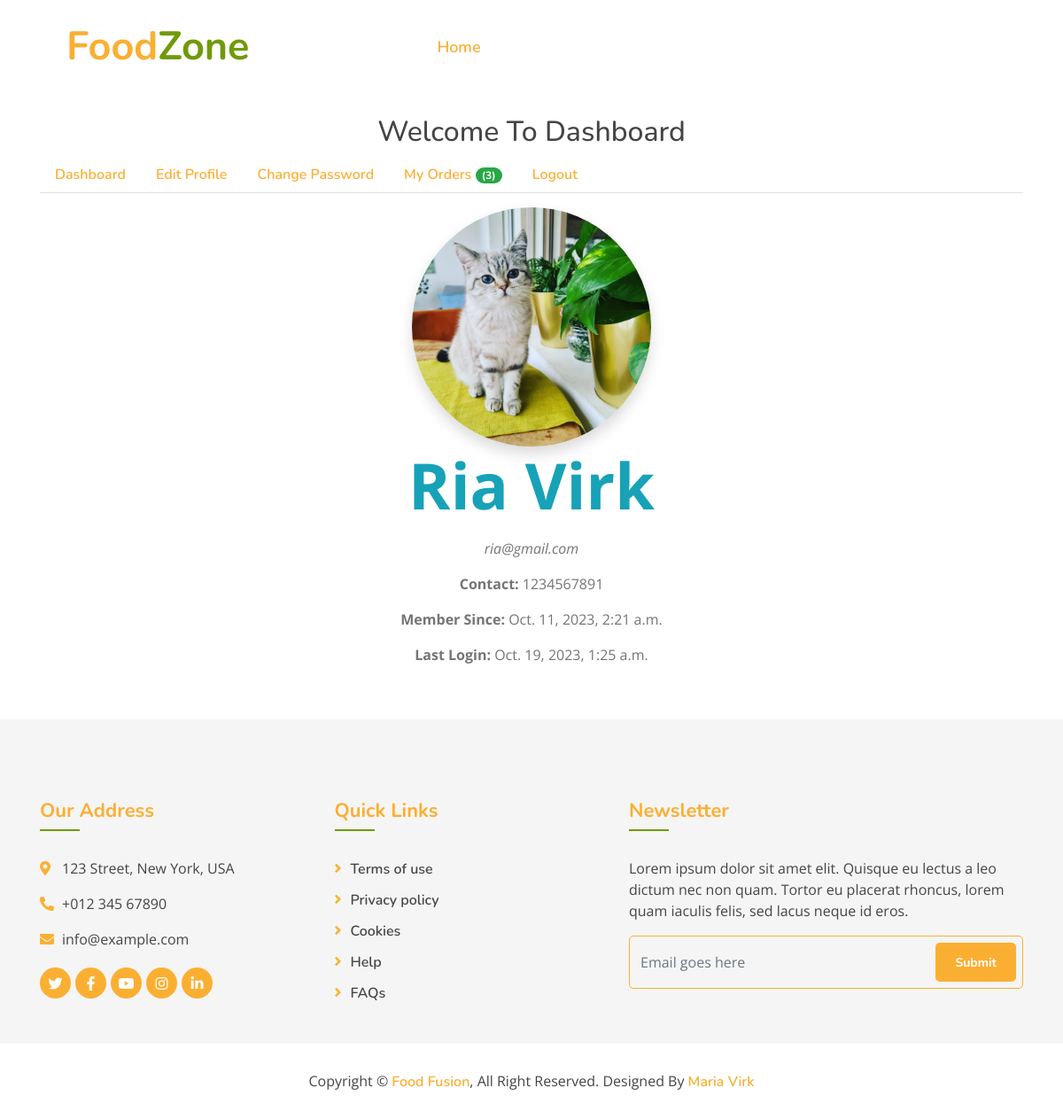
The app's page /dashboard/ (signed in) with its own data.
### myapp/models.py (models this page shows, shortened)
class Profile(models.Model):
    user = models.OneToOneField(User, on_delete=models.CASCADE)
    profile_pic = models.ImageField(
        upload_to='profiles/%Y/%m/%d', null=True, blank=True)
    contact_number = models.CharField(max_length=15, null=True, blank=True)
    address = models.TextField(blank=True)
    updated_on = models.DateTimeField(auto_now=True)
    class Meta:
        verbose_name_plural = "Profile Table"

### myapp/views.py (the view, shortened to what this page needs)
# urls.py: path('dashboard/', views.dashboard, name='dashboard'),
def dashboard(request):
    context = {}
    login_user = get_object_or_404(User, id=request.user.id)
    profile = Profile.objects.get(user__id=request.user.id)
    context['profile'] = profile
    orders = Order.objects.filter(
        customer__user__id=request.user.id).order_by('-id')
    context['orders'] = orders
    return render(request, 'dashboard.html', context)

### template/dashboard.html (shortened to what this page needs)
{% extends "base.html" %}
{% block content %}
<section id="mu-contact" style="padding-top:100px;">
    <div class="container">
        <div class="row">
            <div class="col-md-12">
                <div class="mu-contact-area">
                    <div class="mu-heading-area text-center">
                        <h2 class="mu-heading-title" style="margin-top: 30px;">Welcome To Dashboard</h2>
                    </div>
                    <div class="mu-contact-content">
                        <ul class="nav nav-tabs">
                            <li class="nav-item">
                                <a href="#dash" class="nav-link" data-toggle="tab">Dashboard</a>
                            </li>
                            <li class="nav-item">
                                <a href="#edit" class="nav-link" data-toggle="tab">Edit Profile</a>
                            </li>
                            <li class="nav-item">
                                <a href="#cpass" class="nav-link" data-toggle="tab">Change Password</a>
                            </li>
                            <li class="nav-item">
                                <a href="#orders" class="nav-link" data-toggle="tab">My Orders
                                    <span class="badge badge-success badge-pill">({{orders|length}})</span>
                                </a>
                            </li>
                            <li class="nav-item">
                                <a href="{% url 'logout' %}" class="nav-link" >Logout</a>
                            </li>
                        </ul>
                        <div class="tab-content">
                            <div class="tab-pane container-fluid active" id="dash">
                                <div class="row">
                                    <div class="col-md-12 text-center dash-content">
                                        {% if profile.profile_pic %}
                                        <a href="/{{profile.profile_pic}}"><img src="/{{profile.profile_pic}}" alt="" class=" w-25 rounded-circle mt-3 shadow"></a>
                                        {% else %}
                                        <span class=' w-25 rounded-circle mt-3 shadow'>{{profile.user.first_name.0}}</span>
                                        {% endif %}
                                        <p class="text-capitalize font-weight-bolder text-info display-3">{{user.first_name}}</p>
                                        <p><em>{{user.email}}</em></p>
                                        <p><strong>Contact: </strong>{{profile.contact_number}}</p>
                                        <p><strong>Member Since: </strong>{{user.date_joined}}</p>
                                        <p><strong>Last Login: </strong>{{user.last_login}}</p>
                                    </div>
                                </div>
                            </div>
                        </div>
                    </div>
                </div>
            </div>
        </div>
    </div>
</section>
{% endblock %}

### static/css/styles.css (style rules this page uses)
body { color: #757575; background: #ffffff; font-family: "open sans", sans-serif; }
h1, h2, h3, h4, h5, h6 { color: #454545; font-family: "Nunito", sans-serif; }
a { font-family: "Nunito", sans-serif; font-weight: 600; color: #fbaf32; transition: 0.3s; }
.container-fluid { max-width: 1366px; }

### records on screen
Profile: profile_pic (picture), contact_number "1234567891"

### other values on screen
{{ orders|length }} "3"
{{ user.first_name }} "Ria Virk"
{{ user.email }} "ria@gmail.com"
{{ user.date_joined }} "Oct. 11, 2023, 2:21 a.m."
{{ user.last_login }} "Oct. 19, 2023, 1:25 a.m."
